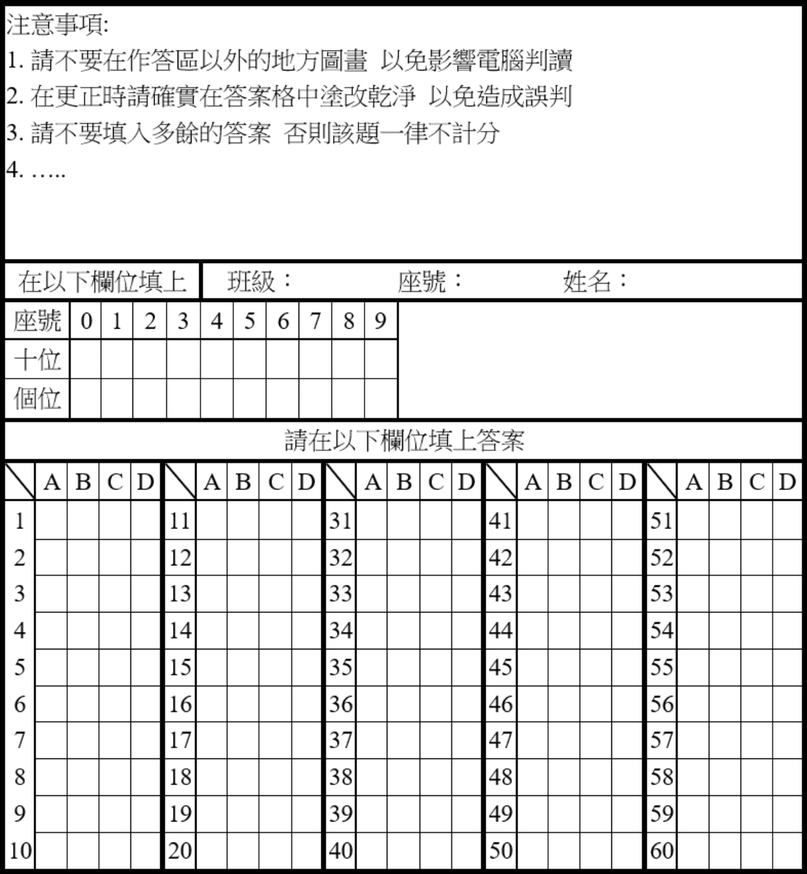
#> input picture test.png, 807 x 874 px, shrunk from 1200 x 1300 before the run, found by its file name
$ python test19.py
#> lines starting #> are read from the running program, lines starting #| are printed output that depends on the picture; after the words box and inside, x2 and y2 are one past the last pixel; in counts of white or black regions, pixels touching at a corner belong together
import cv2
import numpy as np


# 影像預處理
def preprocess_image(image):
    gray = cv2.cvtColor(image, cv2.COLOR_BGR2GRAY) # 灰階
    thresh = cv2.adaptiveThreshold(gray, 255,
                                cv2.ADAPTIVE_THRESH_GAUSSIAN_C,
                                cv2.THRESH_BINARY_INV, 11, 2) # 二值化並反轉
    return thresh


# Load image, grayscale, Gaussian blur, Otsu's threshold
image = cv2.imread('test.png')
#> image is the input picture: shape (874, 807, 3); min 0, max 255, mean 226.1
thimg = preprocess_image(image)
#> in preprocess_image, `thresh = cv2.adaptiveThreshold(gray, 255, cv2.ADAPTIVE_THRESH_GAUSSIAN..`:
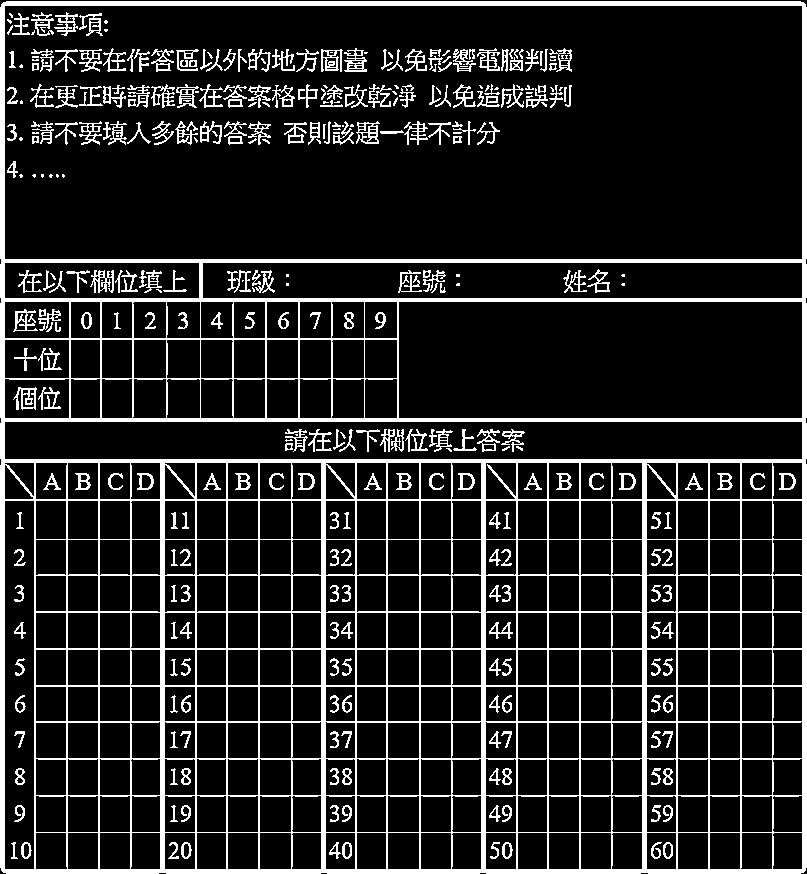
#> thresh: shape (874, 807); 14.1% white; 371 white regions (95 under 20 px), largest, box (x1, y1, x2, y2) and area: (0, 1, 807, 874) 70463, (90, 270, 114, 293) 275, (321, 49, 343, 72) 272
thimg = cv2.cvtColor(thimg, cv2.COLOR_GRAY2BGR)
gray = cv2.cvtColor(image, cv2.COLOR_BGR2GRAY)
blur = cv2.GaussianBlur(gray, (3,3), 0)
thresh = cv2.threshold(blur, 0, 255, cv2.THRESH_BINARY_INV + cv2.THRESH_OTSU)[1]
#> thresh: shape (874, 807); 13.5% white; 659 white regions (355 under 20 px), largest, box (x1, y1, x2, y2) and area: (0, 0, 807, 874) 74274, (382, 429, 404, 451) 291, (93, 270, 114, 292) 276

# Detect horizontal lines
horizontal_kernel = cv2.getStructuringElement(cv2.MORPH_RECT, (100,1))
horizontal_mask = cv2.morphologyEx(thresh, cv2.MORPH_OPEN, horizontal_kernel, iterations=1)
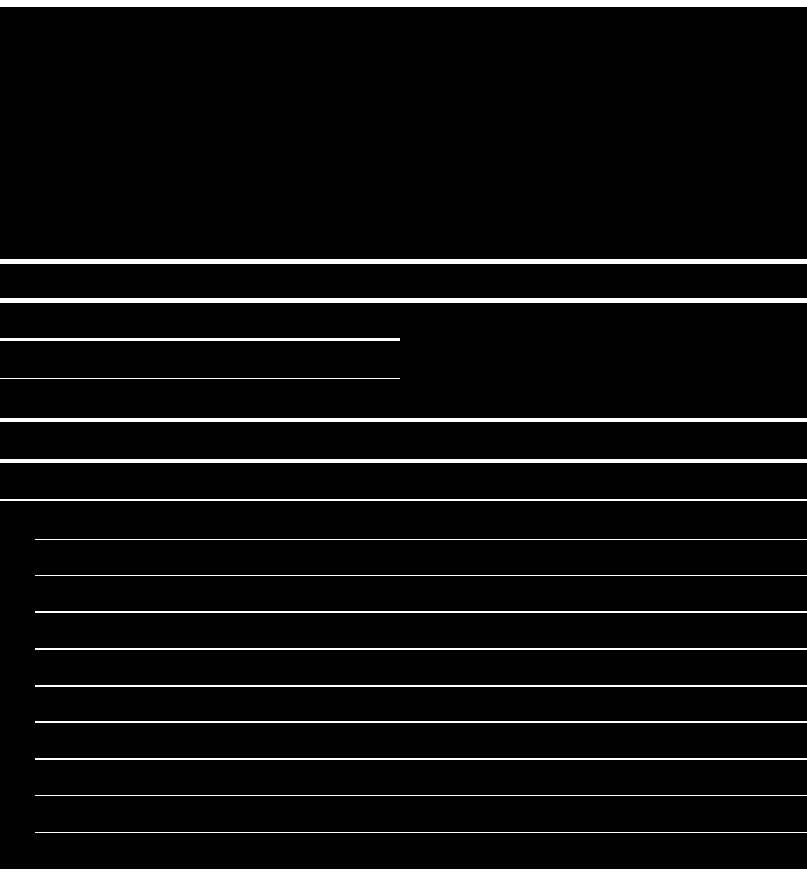
#> horizontal_mask: shape (874, 807); 5.4% white; 18 white regions, largest, box (x1, y1, x2, y2) and area: (0, 0, 807, 7) 5649, (0, 259, 807, 264) 4035, (0, 298, 807, 303) 4035

# Detect vertical lines
vertical_kernel = cv2.getStructuringElement(cv2.MORPH_RECT, (1,100))
vertical_mask = cv2.morphologyEx(thresh, cv2.MORPH_OPEN, vertical_kernel, iterations=1)
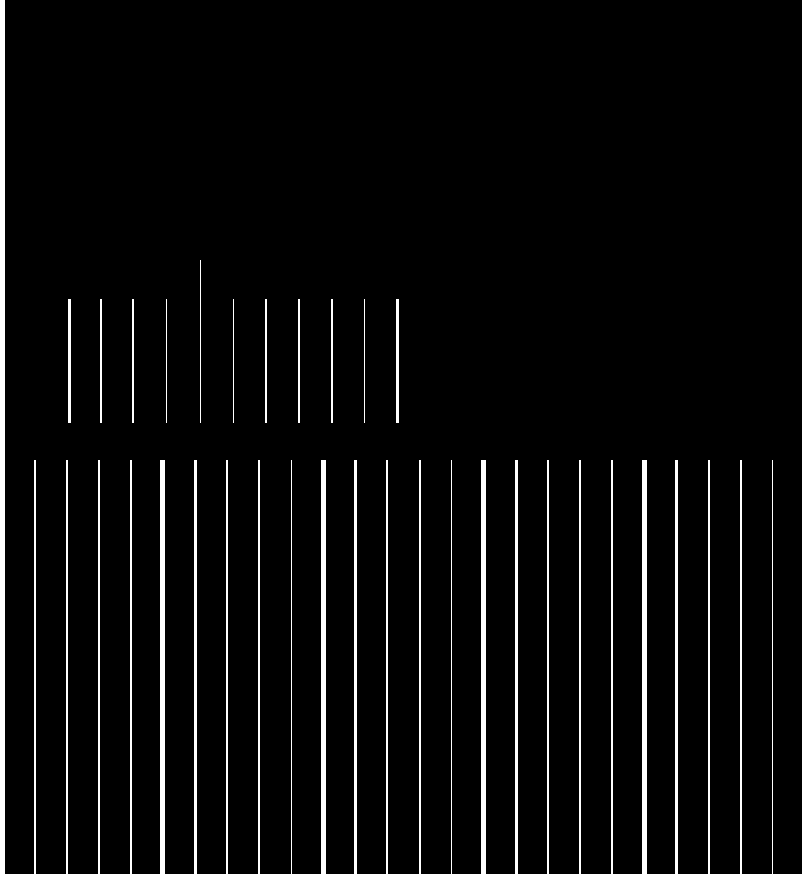
#> vertical_mask: shape (874, 807); 5.2% white; 37 white regions, largest, box (x1, y1, x2, y2) and area: (0, 0, 5, 874) 4370, (802, 0, 807, 874) 4370, (160, 460, 165, 874) 2070

# Combine masks and remove lines
table_mask = cv2.bitwise_or(horizontal_mask, vertical_mask)
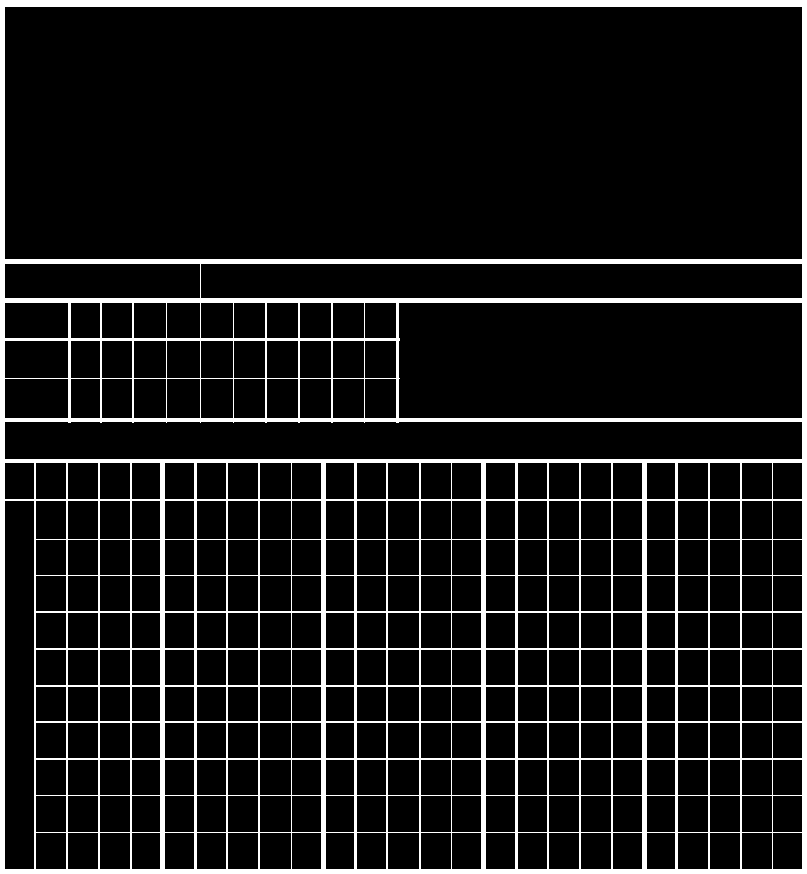
#> table_mask: shape (874, 807); 10.3% white; 1 white region, box (x1, y1, x2, y2) and area: (0, 0, 807, 874) 72640
image[np.where(table_mask==255)] = [255,255,255]
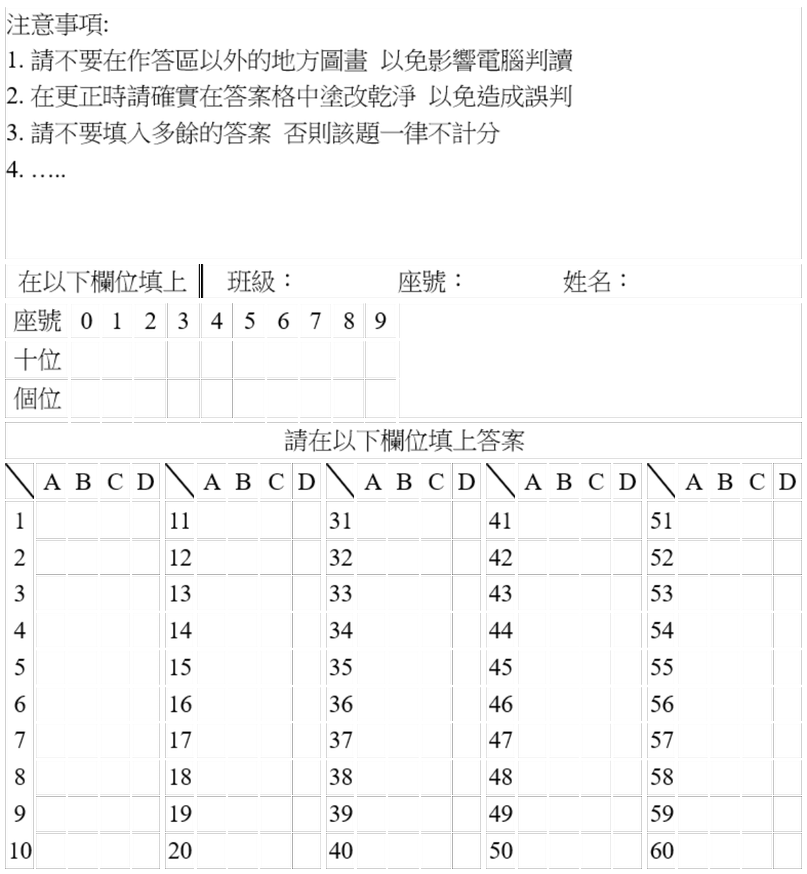
#> image: shape (874, 807, 3); 10.3% of pixels changed, all inside (x1, y1, x2, y2) = (0, 0, 807, 874)

thimg[np.where(table_mask==255)] = [0,0,0]
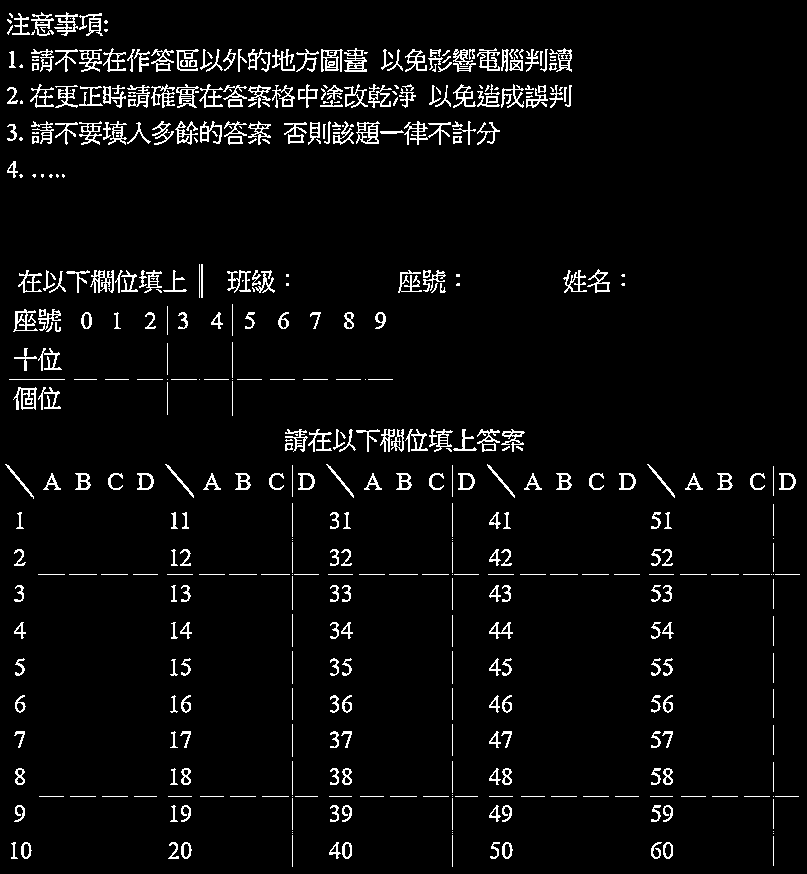
#> thimg: shape (874, 807, 3); 4.6% white in thin lines or dots


cv2.imshow('thresh', thresh)
cv2.imshow('horizontal_mask', horizontal_mask)
cv2.imshow('vertical_mask', vertical_mask)
cv2.imshow('table_mask', table_mask)
cv2.imshow('image', image)
cv2.imwrite('out.png', thimg)
cv2.waitKey()

$ run again, with gg.png copied over test.png
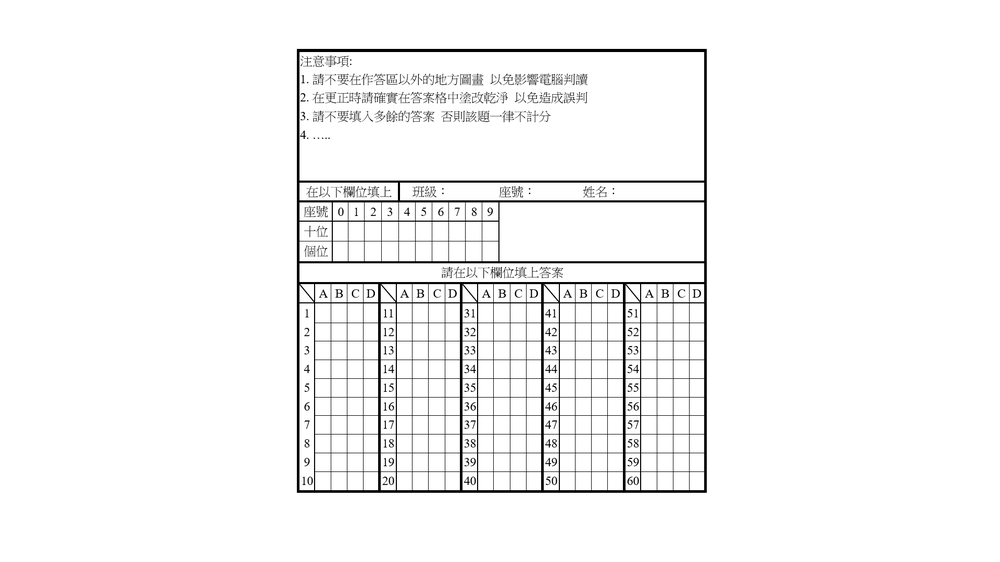
#> input picture gg.png, 1000 x 562 px, shrunk from 1920 x 1080 before the run, found by its file name
#> image is the input picture: shape (562, 1000, 3); min 0, max 255, mean 245.3
#> in preprocess_image, `thresh = cv2.adaptiveThreshold(gray, 255, cv2.ADAPTIVE_THRESH_GAUSSIAN..`:
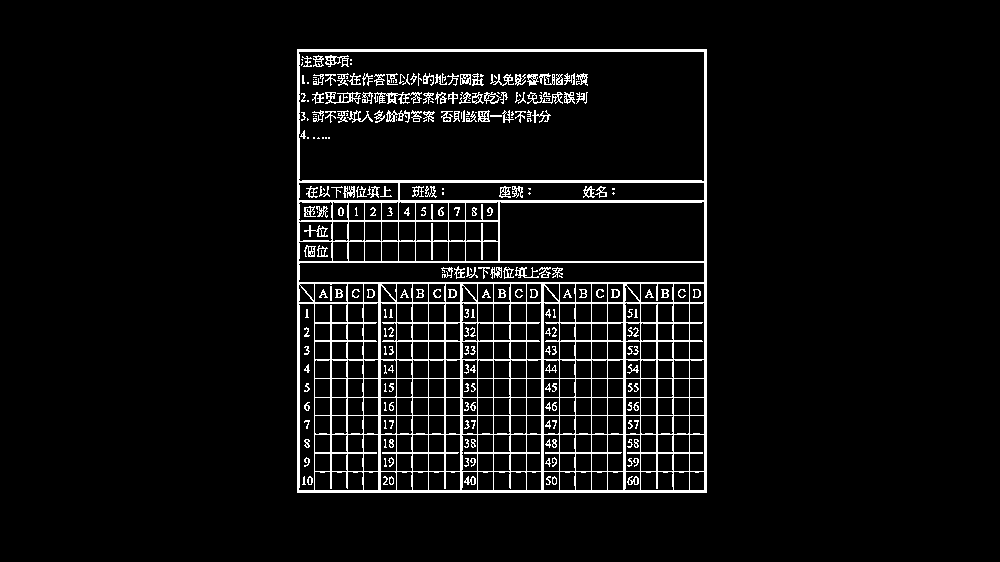
#> thresh: shape (562, 1000); 6% white in thin lines or dots, all inside (x1, y1, x2, y2) = (297, 49, 707, 493)
#> horizontal_mask: shape (562, 1000); 2.5% white; 18 white regions, largest, box (x1, y1, x2, y2) and area: (297, 48, 708, 53) 2053, (297, 281, 708, 285) 1644, (297, 180, 708, 183) 1233
#> vertical_mask: shape (562, 1000); 2.1% white; 26 white regions, largest, box (x1, y1, x2, y2) and area: (296, 49, 300, 494) 1778, (704, 49, 707, 494) 1334, (459, 282, 463, 494) 848
#> table_mask: shape (562, 1000); 4.4% white; 1 white region, box (x1, y1, x2, y2) and area: (296, 48, 708, 494) 24909
#> image: shape (562, 1000, 3); 4.42% of pixels changed, all inside (x1, y1, x2, y2) = (296, 48, 707, 493)
#> `thimg[np.where(table_mask==255)] = [0,0,0]`:
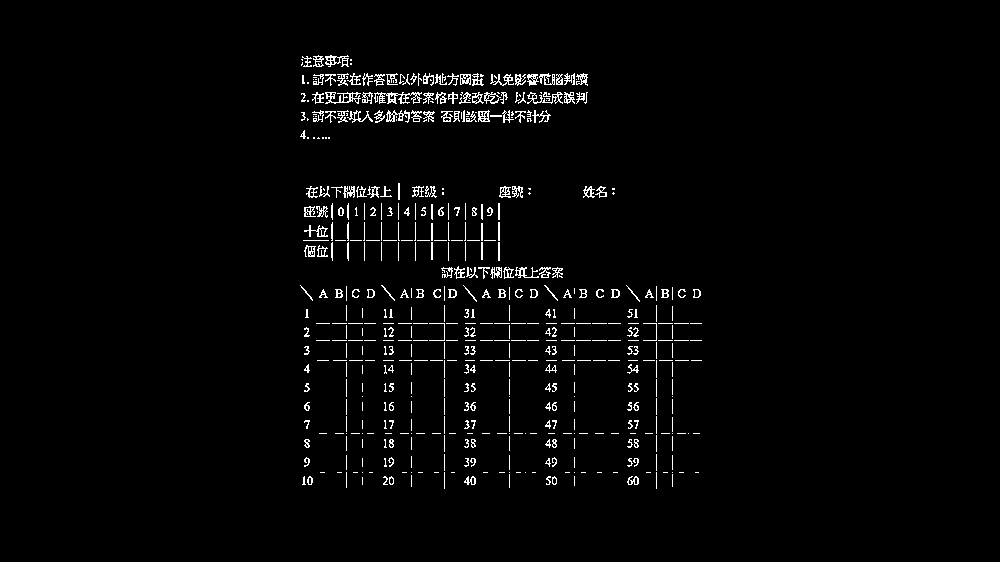
#> thimg: shape (562, 1000, 3); 2.3% white in thin lines or dots, all inside (x1, y1, x2, y2) = (300, 55, 702, 489)
